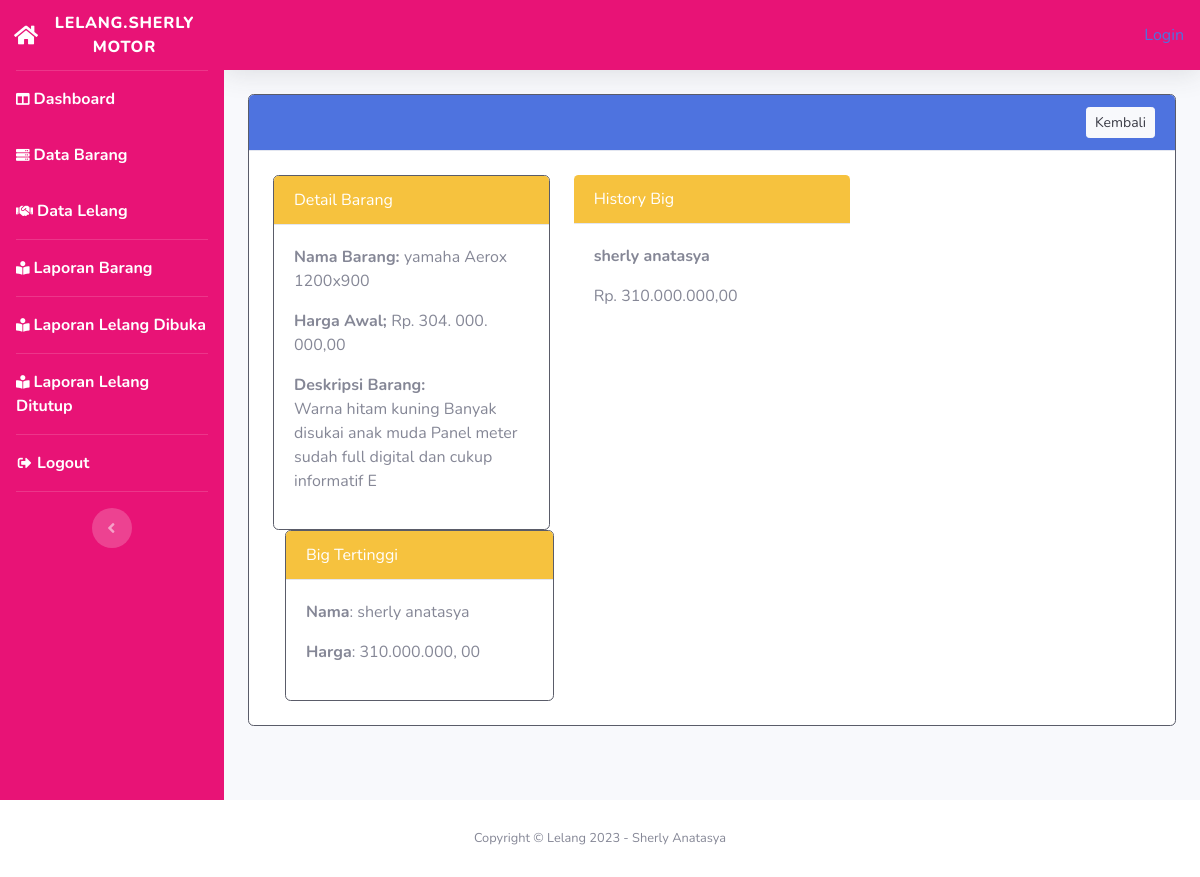
Screenshot of /petugas/Data_lelang/view/17 with the database file from the repository.
### tables this page shows
CREATE TABLE `tb_lelang` (
  `id_lelang` int(11) UNSIGNED NOT NULL,
  `id_barang` int(11) UNSIGNED NOT NULL,
  `tgl_lelang` datetime NOT NULL,
  `pemenang` varchar(225) NOT NULL,
  `harga_akhir` int(20) UNSIGNED DEFAULT NULL,
  `id_user` int(10) UNSIGNED NOT NULL,
  `id_petugas` int(10) UNSIGNED NOT NULL,
  `status` enum('dibuka','ditutup') NOT NULL
);

CREATE TABLE `tb_barang` (
  `id_barang` int(11) UNSIGNED NOT NULL,
  `nama_barang` varchar(25) NOT NULL,
  `gambar` varchar(255) NOT NULL,
  `tgl` date NOT NULL,
  `harga_awal` int(20) UNSIGNED NOT NULL,
  `deskripsi_barang` varchar(100) NOT NULL,
  `status_barang` tinyint(1) NOT NULL DEFAULT 0
);

CREATE TABLE `history_lelang` (
  `id_history` int(10) UNSIGNED NOT NULL,
  `id_lelang` int(10) UNSIGNED NOT NULL,
  `id_barang` int(11) UNSIGNED NOT NULL,
  `id_user` int(10) UNSIGNED NOT NULL,
  `penawaran_harga` int(20) NOT NULL
);

CREATE TABLE `tb_masyarakat` (
  `id_user` int(10) UNSIGNED NOT NULL,
  `id_level` int(11) UNSIGNED NOT NULL,
  `nama_lengkap` varchar(25) NOT NULL,
  `username` varchar(25) NOT NULL,
  `password` varchar(96) NOT NULL,
  `telp` varchar(25) NOT NULL
);

### application/controllers/petugas/Data_lelang.php (called while the page is built, shortened)
<?php
class Data_lelang extends CI_Controller
{
	function __construct()
	{
		$this->load->model('lelang_model');
	}
	public function view($id)
	{
		$products = $this->Lelang_model->first($id);
		$args = [
			'product' => $products,
			'history'  => $this->Lelang_model->history($id),
			'max_bid'  =>  $this->Lelang_model->max_bid($id),
			'auction'  =>  $this->Lelang_model->first($id),
		];
		$this->load->view('templates_admin/header', $args);
		$this->load->view('templates_admin/sidebar_petugas', $args);
		$this->load->view('petugas/data_lelang/view', $args);
		$this->load->view('templates_admin/footer');
	}
}

### index.php (called while the page is built, shortened)
<?php
require_once BASEPATH.'core/CodeIgniter.php';

### application/models/Lelang_model.php (called while the page is built, shortened)
<?php
class Lelang_model extends CI_Model
{
	public function first($id)
	{
		$this->db->where('id_lelang', $id);
		return $this->db->order_by('id_lelang', 'desc')
			->join('tb_barang', 'tb_barang.id_barang=tb_lelang.id_barang', 'inner')
			->join('tb_petugas', 'tb_petugas.id_petugas=.tb_lelang.id_petugas', 'inner')
			->get('tb_lelang')->row_object();
	}
	public function history($id) {
		return $this->db->join('tb_masyarakat', 'tb_masyarakat.id_user=history_lelang.id_user')
			->where('id_lelang', $id)
			->order_by('penawaran_harga', 'desc')
			->order_by('nama_lengkap', 'desc')
			->get('history_lelang')->result_object();
	}
	public function max_bid($id)
	{
		return $this->db->join('tb_masyarakat', 'tb_masyarakat.id_user=history_lelang.id_user')
			->order_by('penawaran_harga', 'desc')
			->where('id_lelang', $id)
			->limit(1)
			->get('history_lelang')->row_object();
	}
}

### application/views/petugas/data_lelang/view.php (the view, shortened to what this page needs)
<div class="container-fluid">
        <div class="card border-dark">
            <div class="card-header bg-primary text-white">
                <a href="<?= base_url('petugas/Data_lelang') ?>" class="btn btn-sm btn-light float-right"> Kembali</a>
            </div>
            <div class="container">
            <br>
            <div class="row">
                <div class="col-md-4">
                    <div class="card border-dark">
                        <div class="card-header bg-warning text-white">
                            Detail Barang
                        </div>
                            <div class="card-body">
                                <p><strong>Nama Barang: </strong> <?= $product->nama_barang; ?></p>
                                <p><strong>Harga Awal; </strong> Rp. <?= number_format($product->harga_awal, 2, ',', '.
                                '); ?></p>
                                <p><strong>Deskripsi Barang: </strong> <br> <?= $product->deskripsi_barang; ?></p>
                            </div>
                            </div>
                            </div>
                            <div class="col-md-4">
                                <div class="card-header bg-warning text-white">
                                    History Big
                            </div>
                            <div class="card-body">
                                <?php foreach ($history as $hist) : ?>
                                    <p><strong><?= $hist->nama_lengkap ?></strong></p>
                                    Rp. <?= number_format($hist->penawaran_harga, 2, ',', '.') ?></p>
                                    <?php endforeach; ?>
                            </div>
                            </div>
                            </div>
                            <div class="col-md-4">
                            <div class="card border-dark">
                            <div class="card-header bg-warning text-white">
                                    Big Tertinggi
                            </div>
                                <div class="card-body">
                                <?php if (empty($max_bid)) : ?>
                                <div class="alert alert-info">
                                    <p>Belum ada yang melakukan bid</p>
                                </div>
                                <?php else : ?>
                                        <p><strong>Nama</strong>: <?= $max_bid->nama_lengkap; ?>
                                        </p>
                                        <p><strong>Harga</strong>: <?= number_format($max_bid->penawaran_harga, 2, ',
                                        ', '.'); ?></p>
                                <?php endif ?>
                                </div>
                            </div>
                        </div>
                    </div>
                    <br>
                </div>
            </div>
        </div>
    </div>
</div>

### rows the page displays
tb_lelang: id_barang.nama_barang "yamaha Aerox 1200x900", id_barang.harga_awal "304. 000. 000,00", id_barang.deskripsi_barang "Warna hitam kuning Banyak disukai anak muda Panel meter sudah full digital dan cukup informatif E"
history_lelang: id_user.nama_lengkap "sherly anatasya", penawaran_harga "310.000.000,00", penawaran_harga "310.000.000, 00"

### other values shown
anchor('auth/login', 'Login') "Login"
